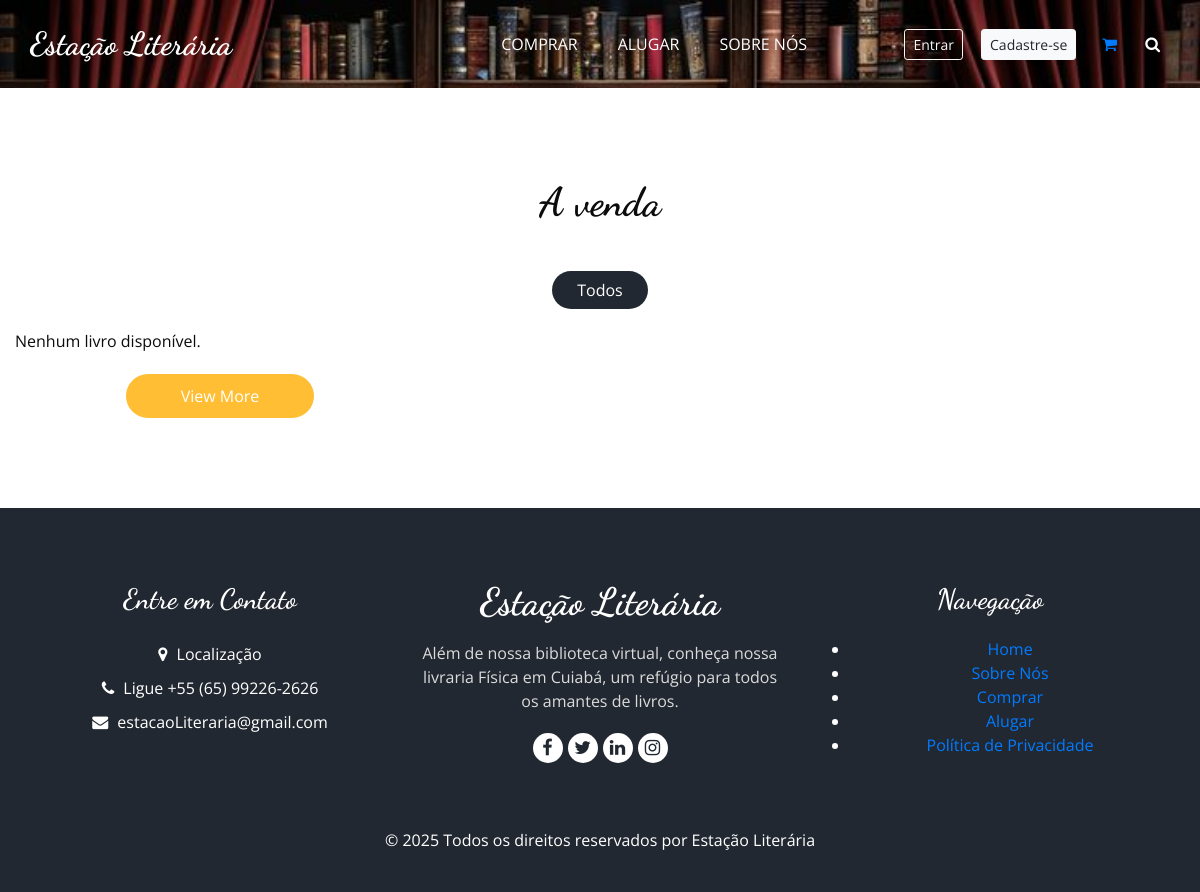
Before: /comprar/ with the older database file.
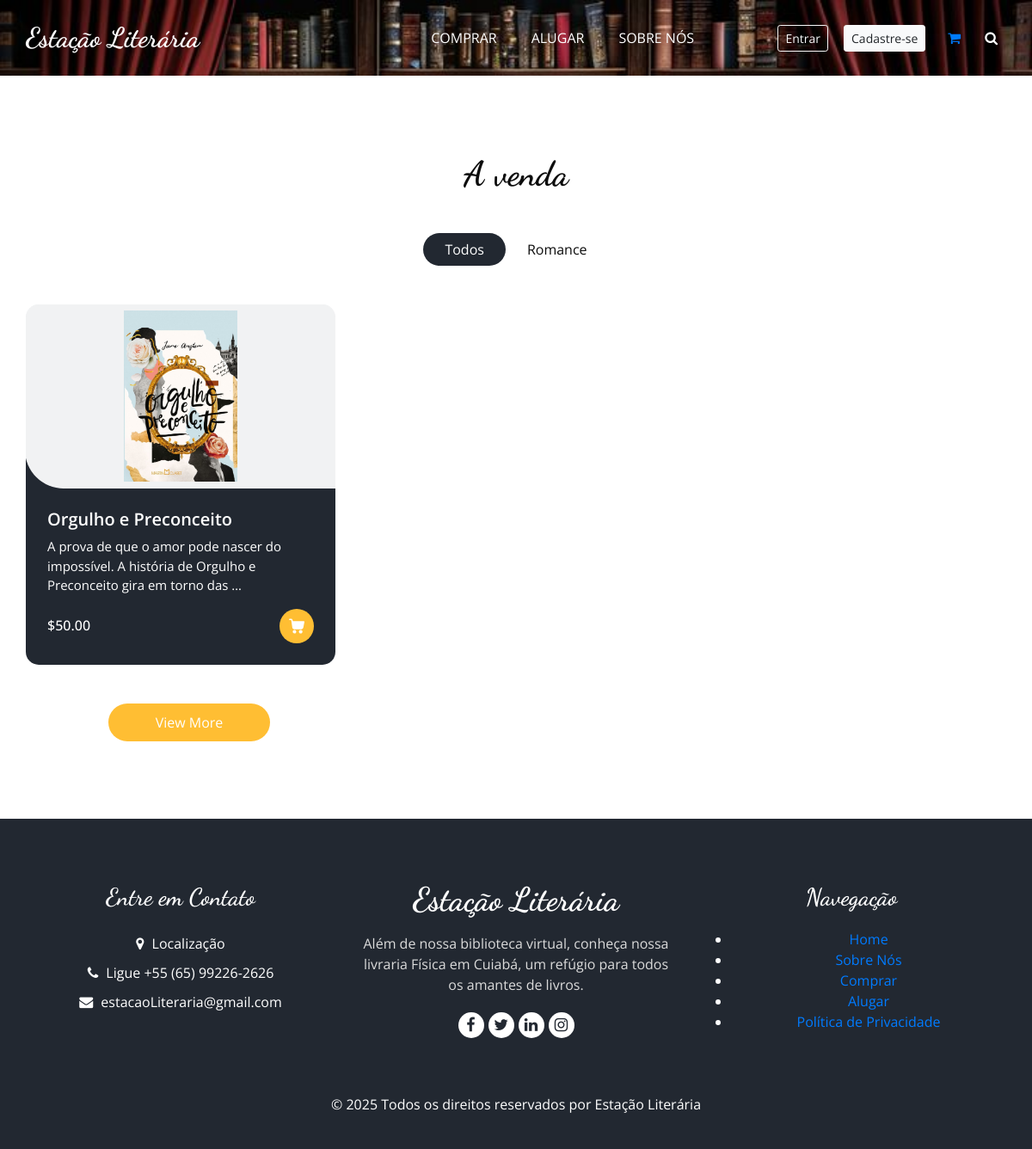
After: the same page with the newer database file.
### livros/models.py (models this page shows, shortened)
class Genero(models.Model):
    nome = models.CharField(max_length=100)

class Livro(models.Model):
    titulo = models.CharField(max_length=200)
    autor = models.CharField(max_length=150)
    descricao = models.TextField(blank=True)
    genero = models.ForeignKey(Genero, on_delete=models.SET_NULL, null=True)
    capa = models.ImageField(upload_to='capas/', blank=True, null=True)
    preco_venda = models.DecimalField(max_digits=8, decimal_places=2, null=True, blank=True)
    preco_aluguel = models.DecimalField(max_digits=8, decimal_places=2, null=True, blank=True)
    disponivel_para_venda = models.BooleanField(default=True)
    disponivel_para_aluguel = models.BooleanField(default=True)
    estoque = models.PositiveIntegerField(default=0)  # Quantidade disponível
    em_destaque = models.BooleanField(default=False)
    total_vendas = models.PositiveIntegerField(default=0)
    total_alugueis = models.PositiveIntegerField(default=0)

### livros/views.py (the view)
# urls.py: path('comprar/', views.comprar, name='comprar'),
def comprar(request):
    genero_id = request.GET.get('genero')
    livros = Livro.objects.filter(disponivel_para_venda=True)
    if genero_id:
        livros = livros.filter(genero_id=genero_id)
    generos = Genero.objects.all()
    return render(request, 'comprar.html', {
        'livros': livros,
        'generos': generos
    })

### templates/comprar.html (shortened to what this page needs)
{% extends 'base.html' %}
{% load static %}
{% block content %}
  <section class="food_section layout_padding">
    <div class="container">
      <div class="heading_container heading_center">
        <h2>
          A venda
        </h2>
      </div>
        <ul class="filters_menu">
          <li class="active" data-filter="*">Todos</li>
          {% for genero in generos %}
            <li data-filter=".{{ genero.nome|slugify }}">{{ genero.nome }}</li>
          {% endfor %}
        </ul>
      <div class="filters-content">
        <div class="row grid">
          {% for livro in livros %}
          <div class="col-sm-6 col-lg-4 all {{ livro.genero.nome|slugify }}">
            <div class="box">
              <div>
                <div class="img-box">
                    {% if livro.capa %}
                      <img src="{{ livro.capa.url }}" alt="Capa de {{ livro.titulo }}" style="max-height: 200px; width: auto;">
                    {% else %}
                      <img src="{% static 'images/capa-padrao.jpg' %}" alt="Capa padrão" style="max-height: 200px; width: auto;">
                    {% endif %}
                </div>
                <div class="detail-box {{ livro.genero.nome|slugify }}">
                  <h5>{{ livro.titulo }}</h5>
                  <p>{{ livro.descricao|truncatewords:20 }}</p>
                  <div class="options">
                    <h6>${{ livro.preco_venda }}</h6>
                    <a href="{% url 'livros:detalhes_livro' livro.id %}">
                    </a>
                  </div>
                </div>
              </div>
            </div>
          </div>
          {% empty %}
                  <p>Nenhum livro disponível.</p>
          {% endfor %}
        </div>
          <div class="col-sm-6 col-lg-4 all pasta">
      <div class="btn-box">
        <a href="">
          View More
        </a>
      </div>
    </div>
  </section>
  {% endblock %}

Changed rows visible on the page:
added Genero: nome "Romance"
added Livro: capa (picture), titulo "Orgulho e Preconceito", descricao "A prova de que o amor pode nascer do impossível. A história de Orgulho e Preconceito gira em torno das …", preco_venda "50.00"
Other visible differences:
text no longer shown: "Nenhum livro disponível."
